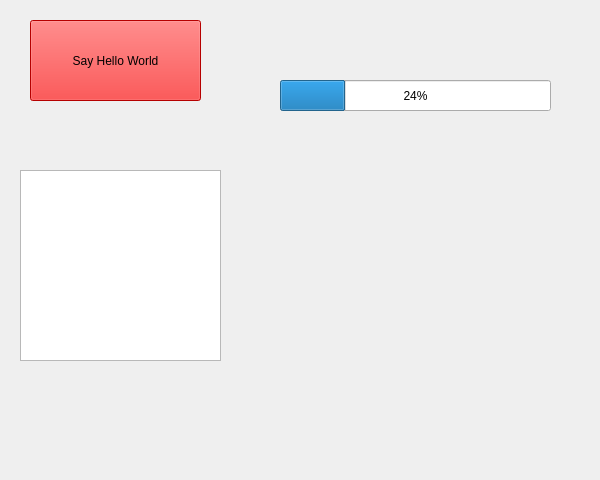
<?xml version="1.0" encoding="UTF-8"?>
<ui version="4.0">
 <class>Form</class>
 <widget class="QWidget" name="Form">
  <property name="geometry">
   <rect>
    <x>0</x>
    <y>0</y>
    <width>600</width>
    <height>480</height>
   </rect>
  </property>
  <property name="windowTitle">
   <string>Build-a-Rocket</string>
  </property>
  <property name="windowIcon">
   <iconset>
    <normaloff>bar.ico</normaloff>bar.ico</iconset>
  </property>
  <widget class="QPushButton" name="pushButton">
   <property name="geometry">
    <rect>
     <x>30</x>
     <y>20</y>
     <width>171</width>
     <height>81</height>
    </rect>
   </property>
   <property name="palette">
    <palette>
     <active>
      <colorrole role="WindowText">
       <brush brushstyle="SolidPattern">
        <color alpha="255">
         <red>0</red>
         <green>0</green>
         <blue>0</blue>
        </color>
       </brush>
      </colorrole>
      <colorrole role="Button">
       <brush brushstyle="SolidPattern">
        <color alpha="255">
         <red>255</red>
         <green>0</green>
         <blue>0</blue>
        </color>
       </brush>
      </colorrole>
      <colorrole role="Light">
       <brush brushstyle="SolidPattern">
        <color alpha="255">
         <red>255</red>
         <green>127</green>
         <blue>127</blue>
        </color>
       </brush>
      </colorrole>
      <colorrole role="Midlight">
       <brush brushstyle="SolidPattern">
        <color alpha="255">
         <red>255</red>
         <green>63</green>
         <blue>63</blue>
        </color>
       </brush>
      </colorrole>
      <colorrole role="Dark">
       <brush brushstyle="SolidPattern">
        <color alpha="255">
         <red>127</red>
         <green>0</green>
         <blue>0</blue>
        </color>
       </brush>
      </colorrole>
      <colorrole role="Mid">
       <brush brushstyle="SolidPattern">
        <color alpha="255">
         <red>170</red>
         <green>0</green>
         <blue>0</blue>
        </color>
       </brush>
      </colorrole>
      <colorrole role="Text">
       <brush brushstyle="SolidPattern">
        <color alpha="255">
         <red>0</red>
         <green>0</green>
         <blue>0</blue>
        </color>
       </brush>
      </colorrole>
      <colorrole role="BrightText">
       <brush brushstyle="SolidPattern">
        <color alpha="255">
         <red>255</red>
         <green>255</green>
         <blue>255</blue>
        </color>
       </brush>
      </colorrole>
      <colorrole role="ButtonText">
       <brush brushstyle="SolidPattern">
        <color alpha="255">
         <red>0</red>
         <green>0</green>
         <blue>0</blue>
        </color>
       </brush>
      </colorrole>
      <colorrole role="Base">
       <brush brushstyle="SolidPattern">
        <color alpha="255">
         <red>255</red>
         <green>0</green>
         <blue>0</blue>
        </color>
       </brush>
      </colorrole>
      <colorrole role="Window">
       <brush brushstyle="SolidPattern">
        <color alpha="255">
         <red>255</red>
         <green>0</green>
         <blue>0</blue>
        </color>
       </brush>
      </colorrole>
      <colorrole role="Shadow">
       <brush brushstyle="SolidPattern">
        <color alpha="255">
         <red>0</red>
         <green>0</green>
         <blue>0</blue>
        </color>
       </brush>
      </colorrole>
      <colorrole role="AlternateBase">
       <brush brushstyle="SolidPattern">
        <color alpha="255">
         <red>255</red>
         <green>127</green>
         <blue>127</blue>
        </color>
       </brush>
      </colorrole>
      <colorrole role="ToolTipBase">
       <brush brushstyle="SolidPattern">
        <color alpha="255">
         <red>255</red>
         <green>255</green>
         <blue>220</blue>
        </color>
       </brush>
      </colorrole>
      <colorrole role="ToolTipText">
       <brush brushstyle="SolidPattern">
        <color alpha="255">
         <red>0</red>
         <green>0</green>
         <blue>0</blue>
        </color>
       </brush>
      </colorrole>
     </active>
     <inactive>
      <colorrole role="WindowText">
       <brush brushstyle="SolidPattern">
        <color alpha="255">
         <red>0</red>
         <green>0</green>
         <blue>0</blue>
        </color>
       </brush>
      </colorrole>
      <colorrole role="Button">
       <brush brushstyle="SolidPattern">
        <color alpha="255">
         <red>255</red>
         <green>0</green>
         <blue>0</blue>
        </color>
       </brush>
      </colorrole>
      <colorrole role="Light">
       <brush brushstyle="SolidPattern">
        <color alpha="255">
         <red>255</red>
         <green>127</green>
         <blue>127</blue>
        </color>
       </brush>
      </colorrole>
      <colorrole role="Midlight">
       <brush brushstyle="SolidPattern">
        <color alpha="255">
         <red>255</red>
         <green>63</green>
         <blue>63</blue>
        </color>
       </brush>
      </colorrole>
      <colorrole role="Dark">
       <brush brushstyle="SolidPattern">
        <color alpha="255">
         <red>127</red>
         <green>0</green>
         <blue>0</blue>
        </color>
       </brush>
      </colorrole>
      <colorrole role="Mid">
       <brush brushstyle="SolidPattern">
        <color alpha="255">
         <red>170</red>
         <green>0</green>
         <blue>0</blue>
        </color>
       </brush>
      </colorrole>
      <colorrole role="Text">
       <brush brushstyle="SolidPattern">
        <color alpha="255">
         <red>0</red>
         <green>0</green>
         <blue>0</blue>
        </color>
       </brush>
      </colorrole>
      <colorrole role="BrightText">
       <brush brushstyle="SolidPattern">
        <color alpha="255">
         <red>255</red>
         <green>255</green>
         <blue>255</blue>
        </color>
       </brush>
      </colorrole>
      <colorrole role="ButtonText">
       <brush brushstyle="SolidPattern">
        <color alpha="255">
         <red>0</red>
         <green>0</green>
         <blue>0</blue>
        </color>
       </brush>
      </colorrole>
      <colorrole role="Base">
       <brush brushstyle="SolidPattern">
        <color alpha="255">
         <red>255</red>
         <green>0</green>
         <blue>0</blue>
        </color>
       </brush>
      </colorrole>
      <colorrole role="Window">
       <brush brushstyle="SolidPattern">
        <color alpha="255">
         <red>255</red>
         <green>0</green>
         <blue>0</blue>
        </color>
       </brush>
      </colorrole>
      <colorrole role="Shadow">
       <brush brushstyle="SolidPattern">
        <color alpha="255">
         <red>0</red>
         <green>0</green>
         <blue>0</blue>
        </color>
       </brush>
      </colorrole>
      <colorrole role="AlternateBase">
       <brush brushstyle="SolidPattern">
        <color alpha="255">
         <red>255</red>
         <green>127</green>
         <blue>127</blue>
        </color>
       </brush>
      </colorrole>
      <colorrole role="ToolTipBase">
       <brush brushstyle="SolidPattern">
        <color alpha="255">
         <red>255</red>
         <green>255</green>
         <blue>220</blue>
        </color>
       </brush>
      </colorrole>
      <colorrole role="ToolTipText">
       <brush brushstyle="SolidPattern">
        <color alpha="255">
         <red>0</red>
         <green>0</green>
         <blue>0</blue>
        </color>
       </brush>
      </colorrole>
     </inactive>
     <disabled>
      <colorrole role="WindowText">
       <brush brushstyle="SolidPattern">
        <color alpha="255">
         <red>127</red>
         <green>0</green>
         <blue>0</blue>
        </color>
       </brush>
      </colorrole>
      <colorrole role="Button">
       <brush brushstyle="SolidPattern">
        <color alpha="255">
         <red>255</red>
         <green>0</green>
         <blue>0</blue>
        </color>
       </brush>
      </colorrole>
      <colorrole role="Light">
       <brush brushstyle="SolidPattern">
        <color alpha="255">
         <red>255</red>
         <green>127</green>
         <blue>127</blue>
        </color>
       </brush>
      </colorrole>
      <colorrole role="Midlight">
       <brush brushstyle="SolidPattern">
        <color alpha="255">
         <red>255</red>
         <green>63</green>
         <blue>63</blue>
        </color>
       </brush>
      </colorrole>
      <colorrole role="Dark">
       <brush brushstyle="SolidPattern">
        <color alpha="255">
         <red>127</red>
         <green>0</green>
         <blue>0</blue>
        </color>
       </brush>
      </colorrole>
      <colorrole role="Mid">
       <brush brushstyle="SolidPattern">
        <color alpha="255">
         <red>170</red>
         <green>0</green>
         <blue>0</blue>
        </color>
       </brush>
      </colorrole>
      <colorrole role="Text">
       <brush brushstyle="SolidPattern">
        <color alpha="255">
         <red>127</red>
         <green>0</green>
         <blue>0</blue>
        </color>
       </brush>
      </colorrole>
      <colorrole role="BrightText">
       <brush brushstyle="SolidPattern">
        <color alpha="255">
         <red>255</red>
         <green>255</green>
         <blue>255</blue>
        </color>
       </brush>
      </colorrole>
      <colorrole role="ButtonText">
       <brush brushstyle="SolidPattern">
        <color alpha="255">
         <red>127</red>
         <green>0</green>
         <blue>0</blue>
        </color>
       </brush>
      </colorrole>
      <colorrole role="Base">
       <brush brushstyle="SolidPattern">
        <color alpha="255">
         <red>255</red>
         <green>0</green>
         <blue>0</blue>
        </color>
       </brush>
      </colorrole>
      <colorrole role="Window">
       <brush brushstyle="SolidPattern">
        <color alpha="255">
         <red>255</red>
         <green>0</green>
         <blue>0</blue>
        </color>
       </brush>
      </colorrole>
      <colorrole role="Shadow">
       <brush brushstyle="SolidPattern">
        <color alpha="255">
         <red>0</red>
         <green>0</green>
         <blue>0</blue>
        </color>
       </brush>
      </colorrole>
      <colorrole role="AlternateBase">
       <brush brushstyle="SolidPattern">
        <color alpha="255">
         <red>255</red>
         <green>0</green>
         <blue>0</blue>
        </color>
       </brush>
      </colorrole>
      <colorrole role="ToolTipBase">
       <brush brushstyle="SolidPattern">
        <color alpha="255">
         <red>255</red>
         <green>255</green>
         <blue>220</blue>
        </color>
       </brush>
      </colorrole>
      <colorrole role="ToolTipText">
       <brush brushstyle="SolidPattern">
        <color alpha="255">
         <red>0</red>
         <green>0</green>
         <blue>0</blue>
        </color>
       </brush>
      </colorrole>
     </disabled>
    </palette>
   </property>
   <property name="autoFillBackground">
    <bool>false</bool>
   </property>
   <property name="styleSheet">
    <string notr="true">QPushButton {
background-color: rgb(255, 0, 0)
}</string>
   </property>
   <property name="text">
    <string>Say Hello World</string>
   </property>
  </widget>
  <widget class="QTextEdit" name="textEdit">
   <property name="geometry">
    <rect>
     <x>20</x>
     <y>170</y>
     <width>201</width>
     <height>191</height>
    </rect>
   </property>
  </widget>
  <widget class="QProgressBar" name="progressBar">
   <property name="geometry">
    <rect>
     <x>280</x>
     <y>80</y>
     <width>271</width>
     <height>31</height>
    </rect>
   </property>
   <property name="palette">
    <palette>
     <active>
      <colorrole role="Button">
       <brush brushstyle="SolidPattern">
        <color alpha="255">
         <red>255</red>
         <green>0</green>
         <blue>0</blue>
        </color>
       </brush>
      </colorrole>
     </active>
     <inactive>
      <colorrole role="Button">
       <brush brushstyle="SolidPattern">
        <color alpha="255">
         <red>255</red>
         <green>0</green>
         <blue>0</blue>
        </color>
       </brush>
      </colorrole>
     </inactive>
     <disabled>
      <colorrole role="Button">
       <brush brushstyle="SolidPattern">
        <color alpha="255">
         <red>255</red>
         <green>0</green>
         <blue>0</blue>
        </color>
       </brush>
      </colorrole>
     </disabled>
    </palette>
   </property>
   <property name="value">
    <number>24</number>
   </property>
  </widget>
 </widget>
 <resources/>
 <connections/>
</ui>
